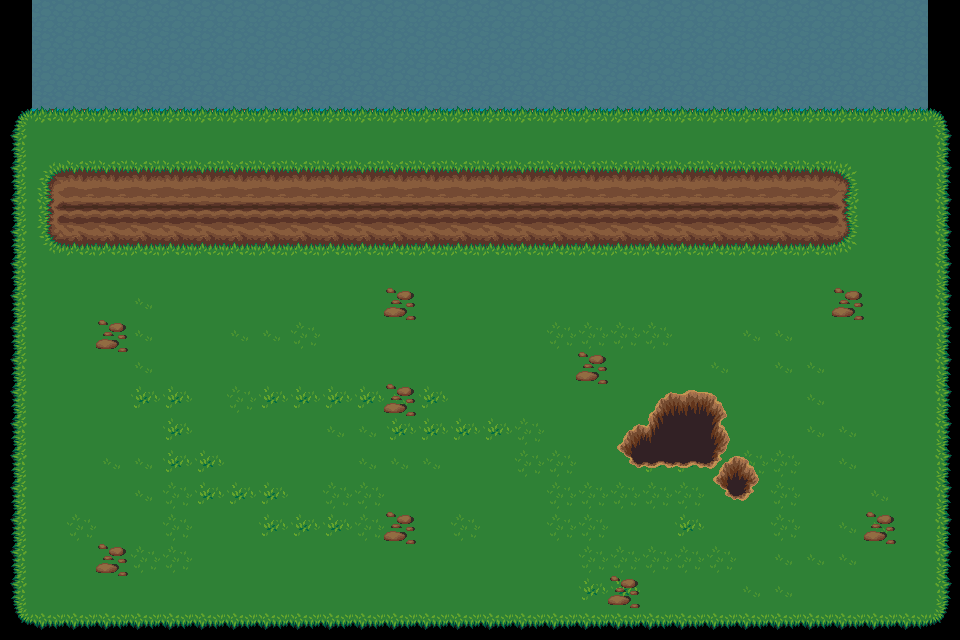

A level layout from a 2D game, rendered from its tile map. Below: a short description, then the map file with its tile-grid data intact:
An orthogonal 30x20 tile map with 32x32 px tiles, 2 tile layers (BaseLayer, Ressources).

<map version="1.10" tiledversion="1.10.2" orientation="orthogonal" renderorder="right-down" width="30" height="20" tilewidth="32" tileheight="32" infinite="0" nextlayerid="4" nextobjectid="11">
 <editorsettings>
  <export target="DebugMap64.tmx" format="tmx" />
 </editorsettings>
 <tileset firstgid="1" source="TileSetOdyssey.tsx" />
 <layer id="2" name="BaseLayer" width="30" height="20" locked="1">
  <data encoding="csv">
0,1364,1364,1364,1364,1364,1364,1364,1364,1364,1364,1364,1364,1364,1364,1364,1364,1364,1364,1364,1364,1364,1364,1364,1364,1364,1364,1364,1364,0,
0,1364,1364,1364,1364,1364,1364,1364,1364,1364,1364,1364,1364,1364,1364,1364,1364,1364,1364,1364,1364,1364,1364,1364,1364,1364,1364,1364,1364,0,
0,1364,1364,1364,1364,1364,1364,1364,1364,1364,1364,1364,1364,1364,1364,1364,1364,1364,1364,1364,1364,1364,1364,1364,1364,1364,1364,1364,1364,0,
289,1396,1396,1396,1396,1396,1396,1396,1396,1396,1396,1396,1396,1396,1396,1396,1396,1396,1396,1396,1396,1396,1396,1396,1396,1396,1396,1396,1396,291,
321,1125,1125,1125,1125,1125,1125,1125,1125,1125,1125,1125,1125,1125,1125,1125,1125,1125,1125,1125,1125,1125,1125,1125,1125,1125,1125,1125,1125,323,
321,1098,1099,1099,1099,1099,1099,1099,1099,1099,1099,1099,1099,1099,1099,1099,1099,1099,1099,1099,1099,1099,1099,1099,1099,1099,1100,322,322,323,
321,1130,1131,1131,1131,1131,1131,1131,1131,1131,1131,1131,1131,1131,1131,1131,1131,1131,1131,1131,1131,1131,1131,1131,1131,1131,1132,322,322,323,
321,1162,1163,1163,1163,1163,1163,1163,1163,1163,1163,1163,1163,1163,1163,1163,1163,1163,1163,1163,1163,1163,1163,1163,1163,1163,1164,322,322,323,
321,1125,1125,1125,1125,1125,1125,1125,1125,1125,1125,1125,1125,1125,1125,1125,1125,1125,1125,1125,1125,1125,1125,1125,1125,1125,1125,1125,1125,323,
321,1125,1125,1125,1868,1125,1125,1125,1125,1125,1125,1125,1125,1125,1125,1125,1125,1125,1125,1125,1125,1125,1125,1125,1125,1125,1125,322,1125,323,
321,1125,1125,1125,1868,1125,1125,1868,1868,1867,1125,1125,1125,1125,1125,1125,1125,1867,1867,1867,1867,1125,1125,1868,1868,1125,1125,322,1125,323,
321,1125,1125,1125,1868,1125,1125,1125,1125,1125,1125,1125,1125,1125,1125,1125,1125,1125,1125,1125,1125,1125,1868,1125,1868,1868,1125,1125,1125,323,
321,1125,1125,1125,1866,1866,1125,1867,1866,1866,1866,1866,1868,1866,1125,1125,1125,1125,1125,1125,1125,1125,1125,1125,1125,1868,1125,1125,1125,323,
321,1125,1125,1125,1125,1866,1125,1125,1125,1125,1868,1868,1866,1866,1866,1866,1867,1125,1125,1125,1125,1866,1125,1125,1125,1868,1868,1125,1125,323,
321,1125,1125,1868,1868,1866,1866,1125,1125,1125,1125,1868,1868,1868,1125,1125,1867,1867,1125,1125,1866,1866,1125,1867,1867,1125,1868,1125,1125,323,
321,1125,1125,1125,1868,1867,1866,1866,1866,1125,1867,1867,1125,1125,1125,1125,1125,1867,1867,1867,1867,1867,1125,1125,1867,1125,1125,1868,1125,323,
321,1125,1867,1125,1125,1867,1125,1125,1866,1866,1866,1867,1125,1125,1867,1125,1125,1867,1867,1125,1125,1866,1125,1125,1867,1125,1868,1868,1125,323,
321,1125,1125,1125,1867,1867,1125,1125,1125,1125,1125,1125,1125,1125,1125,1125,1125,1125,1867,1867,1867,1867,1867,1125,1868,1868,1868,1125,1125,323,
321,1125,1125,1125,1125,1125,1125,1125,1125,1125,1125,1125,1125,1125,1125,1125,1125,1125,1866,1866,1125,1125,1125,1868,1868,1125,1125,1125,1125,323,
353,354,354,354,354,354,354,354,354,354,354,354,354,354,354,354,354,354,354,354,354,354,354,354,354,354,354,354,354,355
</data>
 </layer>
 <layer id="1" name="Ressources" width="30" height="20">
  <data encoding="csv">
0,0,0,0,0,0,0,0,0,0,0,0,0,0,0,0,0,0,0,0,0,0,0,0,0,0,0,0,0,0,
0,0,0,0,0,0,0,0,0,0,0,0,0,0,0,0,0,0,0,0,0,0,0,0,0,0,0,0,0,0,
0,0,0,0,0,0,0,0,0,0,0,0,0,0,0,0,0,0,0,0,0,0,0,0,0,0,0,0,0,0,
0,0,0,0,0,0,0,0,0,0,0,0,0,0,0,0,0,0,0,0,0,0,0,0,0,0,0,0,0,0,
0,0,0,0,0,0,0,0,0,0,0,0,0,0,0,0,0,0,0,0,0,0,0,0,0,0,0,0,0,0,
0,0,0,0,0,0,0,0,0,0,0,0,0,0,0,0,0,0,0,0,0,0,0,0,0,0,0,0,0,0,
0,0,0,0,0,0,0,0,0,0,0,0,0,0,0,0,0,0,0,0,0,0,0,0,0,0,0,0,0,0,
0,0,0,0,0,0,0,0,0,0,0,0,0,0,0,0,0,0,0,0,0,0,0,0,0,0,0,0,0,0,
0,0,0,0,0,0,0,0,0,0,0,0,0,0,0,0,0,0,0,0,0,0,0,0,0,0,0,0,0,0,
0,0,0,0,0,0,0,0,0,0,0,0,1698,0,0,0,0,0,0,0,0,0,0,0,0,0,1698,0,0,0,
0,0,0,1698,0,0,0,0,0,0,0,0,0,0,0,0,0,0,0,0,0,0,0,0,0,0,0,0,0,0,
0,0,0,0,0,0,0,0,0,0,0,0,0,0,0,0,0,0,1698,0,0,0,0,0,0,0,0,0,0,0,
0,0,0,0,0,0,0,0,0,0,0,0,1698,0,0,0,0,0,0,0,1101,1102,1103,0,0,0,0,0,0,0,
0,0,0,0,0,0,0,0,0,0,0,0,0,0,0,0,0,0,0,1101,1071,1134,1135,0,0,0,0,0,0,0,
0,0,0,0,0,0,0,0,0,0,0,0,0,0,0,0,0,0,0,1165,1166,1166,1230,1103,0,0,0,0,0,0,
0,0,0,0,0,0,0,0,0,0,0,0,0,0,0,0,0,0,0,0,0,0,1165,1167,0,0,0,0,0,0,
0,0,0,0,0,0,0,0,0,0,0,0,1698,0,0,0,0,0,0,0,0,0,0,0,0,0,0,1698,0,0,
0,0,0,1698,0,0,0,0,0,0,0,0,0,0,0,0,0,0,0,0,0,0,0,0,0,0,0,0,0,0,
0,0,0,0,0,0,0,0,0,0,0,0,0,0,0,0,0,0,0,1698,0,0,0,0,0,0,0,0,0,0,
0,0,0,0,0,0,0,0,0,0,0,0,0,0,0,0,0,0,0,0,0,0,0,0,0,0,0,0,0,0
</data>
 </layer>
</map>